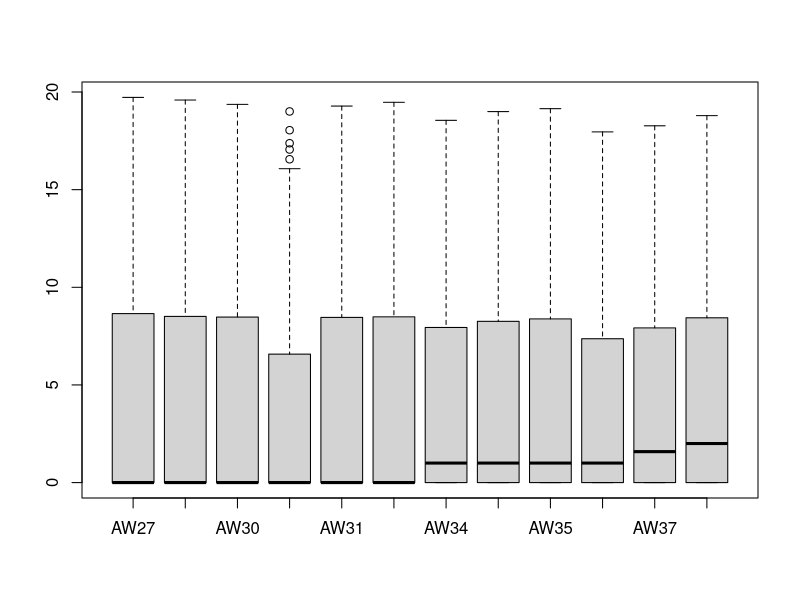

The R script that drew this image: (Note: this script raises an error after producing the figure.)
## ---- chunk 1
knitr::opts_chunk$set(echo = TRUE)
## ---- chunk 2
data_CD630 = read.csv("GSE173804_CD630_raw_data.csv")
data_CD196 = read.csv("GSE173804_196_raw_data.csv")
## ---- chunk 3


dCD196 = data.frame(AW27=as.numeric(data_CD196$X2691.AW.27.CAGGTTCA.ATAACGCC_S01_L001_R1_001...Total.counts), AW28=as.numeric(data_CD196$X2691.AW.28.GAACGAAG.GAATCACC_S01_L001_R1_001...Total.counts), AW30=as.numeric(data_CD196$X2691.AW.30.CATGAGCA.GATCTTGC_S01_L001_R1_001...Total.counts), AW29=as.numeric(data_CD196$X2691.AW.29.CTCAGAAG.GGCAAGTT_S01_L001_R1_001....Total.counts), AW31=as.numeric(data_CD196$X2691.AW.31.GACGAACT.CAATGCGA_S01_L001_R1_001...Total.counts), AW32=as.numeric(data_CD196$X2691.AW.32.AGACGCTA.GGTGTACA_S01_L001_R1_001...Total.counts))
rownames(dCD196) = data_CD196$Name


dCD630 = data.frame(AW34=as.numeric(data_CD630$X2691.AW.34.GAATCACC.GAACGAAG_S01_L001_R1_001...Total.counts), AW33=as.numeric(data_CD630$X2691.AW.33.ATAACGCC.CAGGTTCA_S01_L001_R1_001...Total.counts), AW35=as.numeric(data_CD630$X2691.AW.35.GGCAAGTT.CTCAGAAG_S01_L001_R1_001...Total.counts), AW36=as.numeric(data_CD630$X2691.AW.36.GATCTTGC.CATGAGCA_S01_L001_R1_001..Total.counts), AW37=as.numeric(data_CD630$X2691.AW.37.CAATGCGA.GACGAACT_S01_L001_R1_001...Total.counts), AW38=as.numeric(data_CD630$X2691.AW.38.GGTGTACA.AGACGCTA_S01_L001_R1_001...Total.counts))
rownames(dCD630) = data_CD630$Name


data = merge(dCD196, dCD630, by = 0, all.x = TRUE, all.y = TRUE,
                sort = FALSE)
# Change all NA's introduced by the merge to zeros
data[is.na(data)] <- 0
# Show column names coming from the input files

summary(data)
rnms = c(data$Row.names)
rownames(data) = rnms
data = data[2:length(data)]
boxplot(log2(data + 1))

## ---- chunk 4

mycolors = hue_pal()(4)

## Plot the log2-transformed data with a 0.1 pseudocount
plotDensity(log2(data + 0.1), col=rep(mycolors, each=3),
            lty=c(1:ncol(data)), xlab='Log2(count)',
            main='Expression Distribution')

## Add a legend and vertical line
legend('topright', names(data), lty=c(1:ncol(data)),
       col=rep(mycolors, each=3), cex = 0.5)
abline(v=-1.5, lwd=1, col='red', lty=2)
## ---- chunk 5
barplot(colSums(data) / 1e6)
## ---- chunk 6
(ddsmat = DESeqDataSetFromMatrix(countData = data,
                                  colData = data.frame(samples =
                                            names(data)),
                                            design = ~ 1))

## ---- chunk 7
# Perform normalization
rldds = vst(ddsmat)
# 'Extract' normalized values
rld = assay(rldds)
head(rld)
## ---- chunk 8
sampdists = dist( t( rld ))
sampdists
## ---- chunk 9
# Convert the 'dist' object into a matrix for creating a heatmap
sampdmat = as.matrix(sampdists)

# The annotation is an extra layer that will be plotted above the heatmap columns
# indicating the cell type
sampdmat
ann = data.frame(CD = factor(c(rep(1, 6), rep(2, 6)), 
                                        labels = c("CD196", "CD630")))
   

# Set the rownames of the annotation dataframe to the sample names (required)
rownames(ann) = names(data)

pheatmap(sampdmat, show_colnames = FALSE,
         annotation_col = ann,
         clustering_distance_rows = sampdists,
         clustering_distance_cols = sampdists,
         main = "Euclidean Sample Distances")
## ---- chunk 10
# Use the raw (not r-log transformed!) counts
ds = assay(ddsmat)
pd = PoissonDistance(t(ds))
# Extract the matrix with distances
spdm = as.matrix(pd$dd)
# Calculate the MDS and get the X- and Y-coordinates
mdpd = data.frame( cmdscale(spdm) )

# And set some better readable names for the columns
names(mdpd) = c('x_coord', 'y_coord')
## ---- chunk 11
# Separate the annotation factor (as the variable name is used as label)
grs = factor(c(rep(1, 6), rep(2, 6)), labels = c("CD196", "CD630"))
cd = names(data)


# Create the plot using ggplot
ggplot(mdpd, aes(x_coord, y_coord, color = grs, label = cd)) + 
  geom_text(size = 4) +
  ggtitle('Multi Dimensional Scaling') +
  labs(x = "Poisson Distance", y = "Poisson Distance") +
  theme_bw()

## ---- chunk 12
des = model.matrix( ~ 0 + grs)
cdt = data.frame(des = names(data))
ddsMatt = DESeqDataSetFromMatrix(countData = data, colData = cdt, design = des)
deds = DESeq(ddsMatt)
ress = results(deds)
resultsNames(deds)
lfcres = lfcShrink(deds, 2)
head(results(deds, tidy=TRUE)) # let's look at the results table
## ---- chunk 13
cd196 = data.frame(groups = names(dCD196))
ddsMatt196 = DESeqDataSetFromMatrix(countData = dCD196, colData = cd196, design = ~1)
deds196 = DESeq(ddsMatt196)
res196 = results(deds196)
res196
lfcres196 = lfcShrink(deds196, names(res196), res = res196)


cd630 = data.frame(groups = names(dCD630))
ddsMatt630 = DESeqDataSetFromMatrix(countData = dCD630, colData = cd630, design = ~1)
deds630 = DESeq(ddsMatt630)
res630 = results(deds630)

resultsNames(deds630)
resultsNames(deds630)
res630
res196

## ---- chunk 14
deseq.volcano = function(res, datasetName) {
  return(EnhancedVolcano(res, x = 'log2FoldChange', y = 'padj',
                         lab=rownames(res),
                         title = paste(datasetName, "trisomic vs disomic"),
                         subtitle = bquote(italic('FDR <= 0.05 and absolute FC >= 2')),
                         # Change text and icon sizes
                         labSize = 3, pointSize = 1.5, axisLabSize=10, titleLabSize=12,
                         subtitleLabSize=8, captionLabSize=10,
                         # Disable legend
                         legendPosition = "none",
                         # Set cutoffs
                         pCutoff = 0.05, FCcutoff = 2))
}

## Note: input data is the corrected DESeq2 output using the 'lfcShrink' function (see chapter 4)
deseq.volcano(res = lfcres, datasetName = "Data")
## ---- chunk 15
pval_threshold <- 0.05
degs196 = row.names(ress[which(res196$padj <= pval_threshold), ])
degs630 = row.names(ress[which(res630$padj <= pval_threshold), ])
# Arguments for a pairwise (two-sets) venn-diagram are sizes for set1, set2 and overlap (intersect)
# Many more functions are available for triple, quad and quantuple diagrams (starting with 'draw.***')
venn.plotd = draw.pairwise.venn(length(degs196),
                              length(degs630),
                              # Calculate the intersection of the two sets
                              length( intersect(degs196, degs630)),
                                category = c("DEGS CD196", "DEGS CD630"), scaled = F,
                                fill = c("light blue", "red"), alpha = rep(0.5, 2),
                                cat.pos = c(0, 0))



grid.newpage()
grid.draw(venn.plotd)

